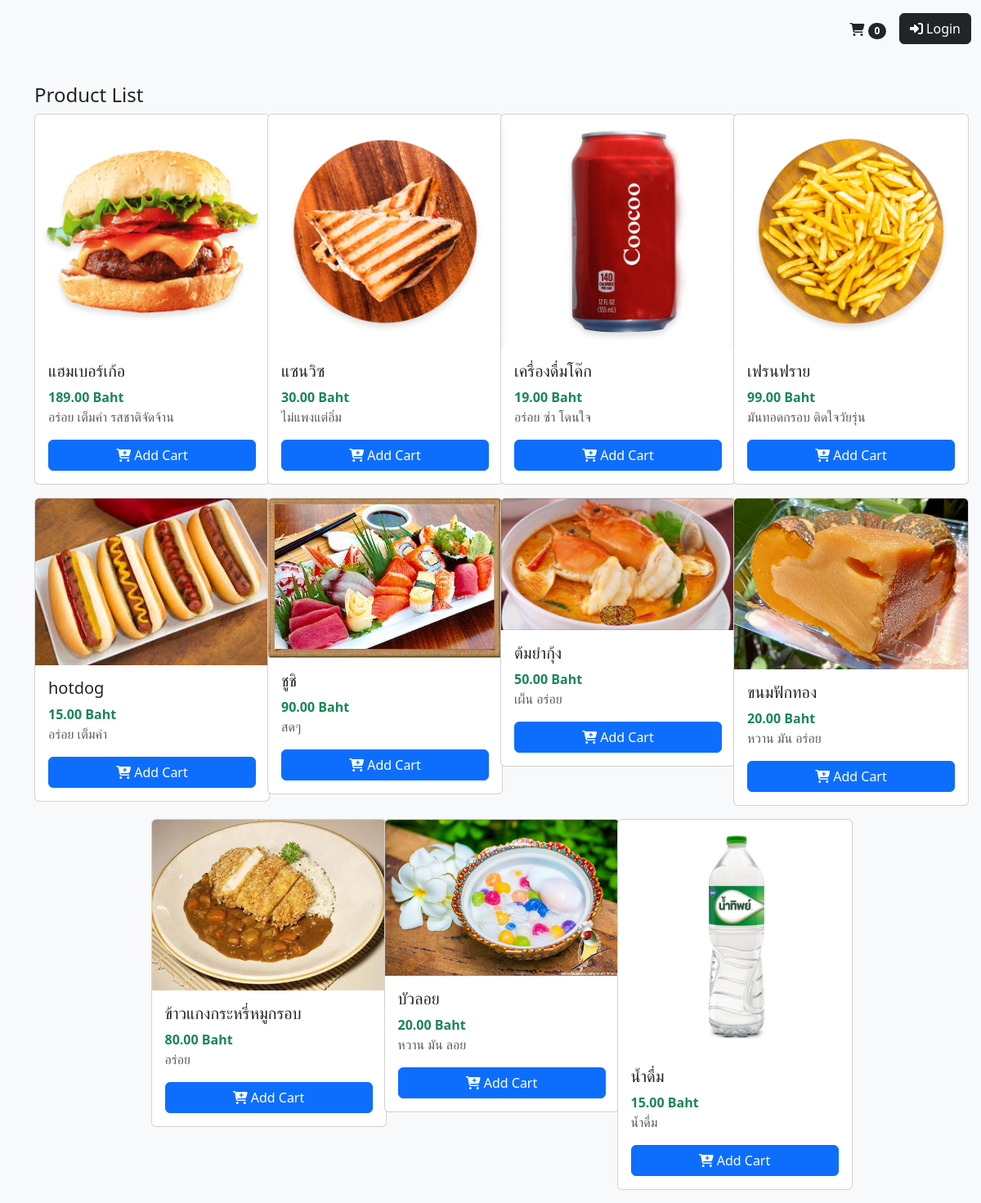
The app's page /product-list.php with its own data.
### tables this page shows
CREATE TABLE IF NOT EXISTS `products` (
  `id` int NOT NULL AUTO_INCREMENT,
  `product_name` varchar(255) NOT NULL,
  `price` decimal(8,2) NOT NULL DEFAULT '0.00',
  `profile_image` varchar(255) DEFAULT NULL,
  `detail` text,
  `category` varchar(50) NOT NULL DEFAULT 'other',
  PRIMARY KEY (`id`)
);

### include/config.php (called while the page is built, shortened)
<?php
$base_url = 'http://localhost/shoppingcart';

### product-list.php (the view, shortened to what this page needs)
<?php
include 'include/config.php';
$query = mysqli_query($conn, "SELECT * FROM products");
$rows = mysqli_num_rows($query);
?>
<!DOCTYPE html>
<html lang="en">
<head>
    <link href="<?php echo $base_url; ?>/assets/css/bootstrap.min.css" rel="stylesheet">
    <link href="<?php echo $base_url; ?>/assets/fontawesome/css/fontawesome.min.css" rel="stylesheet">
    <link href="<?php echo $base_url; ?>/assets/fontawesome/css/brands.min.css" rel="stylesheet">
    <link href="<?php echo $base_url; ?>/assets/fontawesome/css/solid.min.css" rel="stylesheet">
</head>
<body class="bg-body-tertiary">
    <?php include 'include/menu.php'; ?>
    <div class="container" style="margin-top: 30px;">
        <h4>Product List</h4>
        <div class="row d-flex justify-content-center">
            <?php if($rows > 0): ?>
                <?php while($product = mysqli_fetch_assoc($query)): ?>
                <div class="col-3 mb-3">
                    <div class="card" style="width: 18rem;">
                        <?php if(!empty($product['profile_image'])): ?>
                            <img src="<?php echo $base_url; ?>/upload_image/<?php echo $product['profile_image']; ?>" class="card-img-top" width="100" alt="Product Image">
                        <?php else: ?>
                            <img src="<?php echo $base_url; ?>/assets/images/no-image.png" class="card-img-top" width="100" alt="Product Image">
                        <?php endif; ?>
                        <div class="card-body">
                            <h5 class="card-title"><?php echo $product['product_name']; ?></h5>
                            <p class="card-text text-success fw-bold mb-0"><?php echo number_format($product['price'], 2); ?> Baht</p>
                            <p class="card-text text-muted"><?php echo nl2br($product['detail']); ?></p>
                            <a href="<?php echo $base_url; ?>/cart-add.php?id=<?php echo $product['id']; ?>" class="btn btn-primary w-100"><i class="fa-solid fa-cart-plus me-1"></i>Add Cart</a>
                        </div>
                    </div>
                </div>
                <?php endwhile; ?>
            <?php else: ?>
                <div class="col-12">
                    <h4 class="text-danger">ไม่มีรายการสินค้า</h4>
                </div>
            <?php endif; ?>
        </div>
    </div>
</body>
</html>

### records on screen
products: profile_image (picture), product_name "แฮมเบอร์เก้อ", price "189.00", detail "อร่อย เต็มคำ รสชาติจัดจ้าน"
products: profile_image (picture), product_name "แซนวิซ", price "30.00", detail "ไม่แพงแต่อิ่ม"
products: profile_image (picture), product_name "เครื่องดื่มโค๊ก", price "19.00", detail "อร่อย ซ่า โดนใจ"
products: profile_image (picture), product_name "เฟรนฟราย", price "99.00", detail "มันทอดกรอบ ติดใจวัยรุ่น"
products: profile_image (picture), product_name "hotdog", price "15.00", detail "อร่อย เต็มคำ"
products: profile_image (picture), product_name "ชูชิ", price "90.00", detail "สดๆ"
products: profile_image (placeholder picture), product_name "ต้มยํากุ้ง", price "50.00", detail "เผ็น อร่อย"
products: profile_image (picture), product_name "ขนมฟักทอง", price "20.00", detail "หวาน มัน อร่อย"
products: profile_image (picture), product_name "ข้าวแกงกระหรี่หมูกรอบ", price "80.00", detail "อร่อย"
products: profile_image (picture), product_name "บัวลอย", price "20.00", detail "หวาน มัน ลอย"
products: profile_image (picture), product_name "น้ำดื่ม", price "15.00", detail "น้ำดื่ม"

### other values on screen
count($_SESSION['cart'] ?? []) "0"
